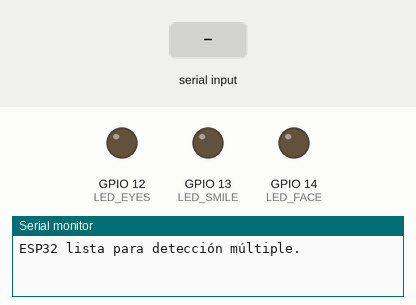
Recording of a program running on a simulated ESP32. On the bench: output pins drawn as LEDs (lit = HIGH), the last lines printed to the serial monitor. The test bench sets the inputs (shaded band).

Above: at 1.2 s.
1.3 s: "90,45,200\n" received over Serial
At 2.4 s:
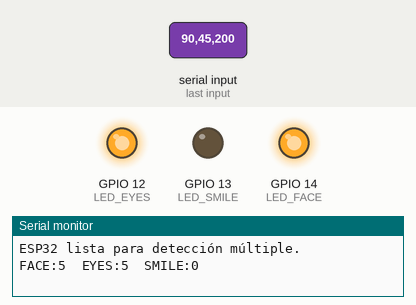
2.8 s: "1,90,45\n" received over Serial
At 3.5 s:
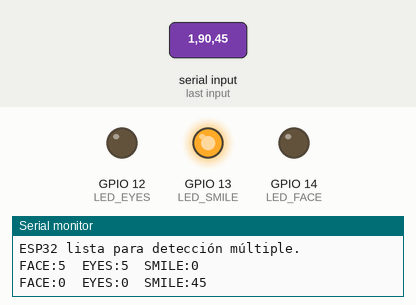
4.3 s: "face=\n" received over Serial
At 4.7 s:
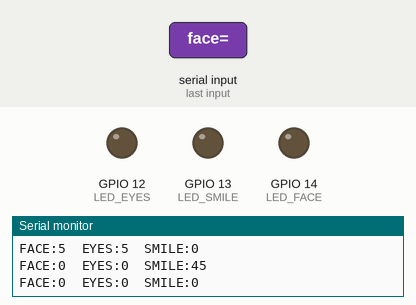
5.8 s: "30,150,10\n" received over Serial
At 7.0 s:
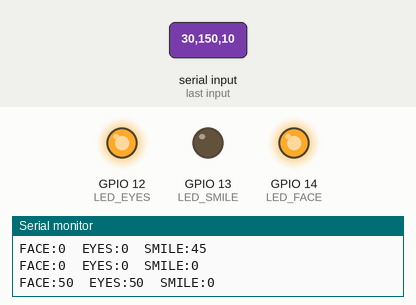
Timing chart, 0 to 8.3 s (numbered marks = the images above; inputs shaded):
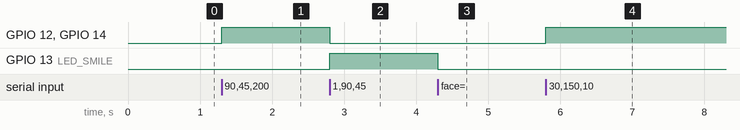

The program:

main.cpp
```cpp
#include <Arduino.h>

const int LED_FACE  = 14;
const int LED_EYES  = 12;
const int LED_SMILE = 13;

void setup() {
  Serial.begin(115200);
  pinMode(LED_FACE, OUTPUT);
  pinMode(LED_EYES, OUTPUT);
  pinMode(LED_SMILE, OUTPUT);
  digitalWrite(LED_FACE, LOW);
  digitalWrite(LED_EYES, LOW);
  digitalWrite(LED_SMILE, LOW);
  Serial.println("ESP32 lista para detección múltiple.");
}

void loop() {
  if (Serial.available()) {
    String msg = Serial.readStringUntil('\n');
    msg.trim();

    int face  = msg.substring(msg.indexOf("face=") + 5, msg.indexOf(" eyes")).toInt();
    int eyes  = msg.substring(msg.indexOf("eyes=") + 5, msg.indexOf(" smile")).toInt();
    int smile = msg.substring(msg.indexOf("smile=") + 6).toInt();

    digitalWrite(LED_FACE,  face  ? HIGH : LOW);
    digitalWrite(LED_EYES,  eyes  ? HIGH : LOW);
    digitalWrite(LED_SMILE, smile ? HIGH : LOW);

    Serial.printf("FACE:%d  EYES:%d  SMILE:%d\n", face, eyes, smile);
  }
}
```

Measured:
- after the input at 1.3 s, GPIO 12 (LED_EYES), GPIO 14 (LED_FACE): LOW → HIGH at once
- after the input at 2.8 s, GPIO 12 (LED_EYES), GPIO 14 (LED_FACE): HIGH → LOW at once; GPIO 13 (LED_SMILE): LOW → HIGH at once
- after the input at 4.3 s, GPIO 13 (LED_SMILE): HIGH → LOW at once
- after the input at 5.8 s, GPIO 12 (LED_EYES), GPIO 14 (LED_FACE): LOW → HIGH at once
